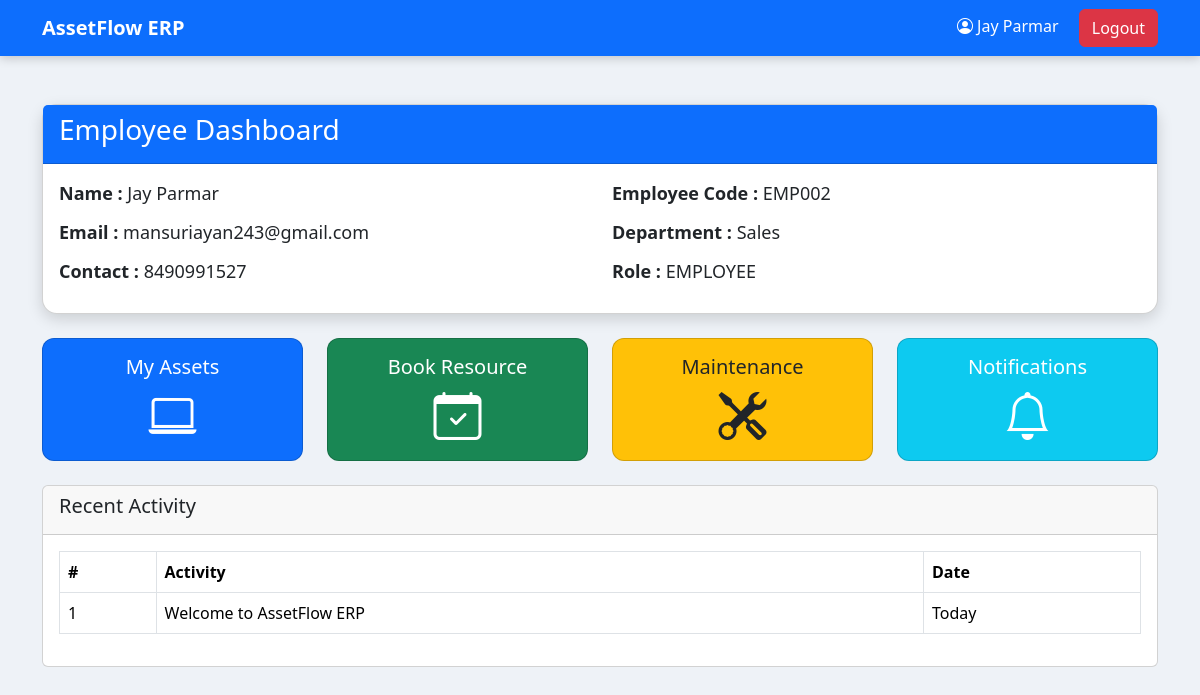
The app's page /employee-dashboard/ (signed in) with its own data.
### AssetFlowApp/models.py (models this page shows, shortened)
class Employee(models.Model):
    user = models.ForeignKey(
        User,
        on_delete=models.CASCADE,
        related_name='employee_details'
    )
    department = models.ForeignKey(
        Department,
        on_delete=models.SET_NULL,
        null=True,
        blank=True,
        related_name='employees'
    )
    employee_code = models.CharField(max_length=20, unique=True)
    first_name = models.CharField(max_length=30)
    last_name = models.CharField(
        max_length=30,
        blank=True,
        null=True
    )
    contact_no = models.CharField(
        max_length=15,
        blank=True,
        null=True
    )
    profile_pic = models.FileField(
        upload_to='profile/',
        default='profile/default.png',
        blank=True,
        null=True
    )
    created_at = models.DateTimeField(auto_now_add=True)
    class Meta:
        db_table = "employee"

class User(models.Model):
    ROLE_CHOICES = (
        ('ADMIN', 'Admin'),
        ('ASSET_MANAGER', 'Asset Manager'),
        ('DEPARTMENT_HEAD', 'Department Head'),
        ('EMPLOYEE', 'Employee'),
    )
    STATUS_CHOICES = (
        ('ACTIVE', 'Active'),
        ('INACTIVE', 'Inactive'),
    )
    email = models.EmailField(max_length=50, unique=True)
    password = models.CharField(max_length=30)
    role = models.CharField(max_length=30, choices=ROLE_CHOICES)
    otp = models.IntegerField(default=1234)
    status = models.CharField(
        max_length=20,
        choices=STATUS_CHOICES,
        default='ACTIVE'
    )
    created_at = models.DateTimeField(auto_now_add=True)
    class Meta:
        db_table = "user"

class Department(models.Model):
    department_name = models.CharField(max_length=100, unique=True)
    parent_department = models.ForeignKey(
        'self',
        on_delete=models.SET_NULL,
        null=True,
        blank=True,
        related_name='sub_departments'
    )
    status = models.BooleanField(default=True)
    created_at = models.DateTimeField(auto_now_add=True)
    class Meta:
        db_table = "department"

### AssetFlowApp/views.py (the view)
# urls.py: path("employee-dashboard/", views.employee_dashboard, name="employee_dashboard"),
def employee_dashboard(request):
    if 'uid' not in request.session: return redirect("login")
    user = User.objects.get(id=request.session['uid'])
    employee = Employee.objects.get(user=user)
    my_allocations = Allocation.objects.filter(employee=employee, status='ACTIVE')
    my_bookings = Booking.objects.filter(employee=employee).order_by('-created_at')[:5]
    my_maintenance = MaintenanceRequest.objects.filter(reported_by=employee).order_by('-created_at')[:5]
    context = {
        "user": user,
        "employee": employee,
        "my_allocations": my_allocations,
        "my_bookings": my_bookings,
        "my_maintenance": my_maintenance,
    }
    return render(request, "AssetFlowApp/employee_dashboard.html", context)

### AssetFlowApp/templates/AssetFlowApp/employee_dashboard.html (shortened to what this page needs)
{% load static %}
<!DOCTYPE html>
<html lang="en">
<head>
<link href="https://cdn.jsdelivr.net/npm/bootstrap@5.3.3/dist/css/bootstrap.min.css" rel="stylesheet">
<link href="https://cdn.jsdelivr.net/npm/bootstrap-icons@1.11.3/font/bootstrap-icons.css" rel="stylesheet">
</head>
<body>
<nav class="navbar navbar-expand-lg navbar-dark bg-primary">
<div class="container">
<a class="navbar-brand">
<b>AssetFlow ERP</b>
</a>
<div class="ms-auto">
<span class="text-white me-3">
<i class="bi bi-person-circle"></i>
{{ employee.first_name }} {{ employee.last_name }}
</span>
<a href="{% url 'logout' %}" class="btn btn-danger">
Logout
</a>
</div>
</div>
</nav>
<div class="container mt-5">
<div class="card profile-card">
<div class="card-header bg-primary text-white">
<h3>Employee Dashboard</h3>
</div>
<div class="card-body">
<div class="row">
<div class="col-md-6">
<p class="info">
<b>Name :</b>
{{ employee.first_name }} {{ employee.last_name }}
</p>
<p class="info">
<b>Email :</b>
{{ user.email }}
</p>
<p class="info">
<b>Contact :</b>
{{ employee.contact_no }}
</p>
</div>
<div class="col-md-6">
<p class="info">
<b>Employee Code :</b>
{{ employee.employee_code }}
</p>
<p class="info">
<b>Department :</b>
{{ employee.department.department_name }}
</p>
<p class="info">
<b>Role :</b>
{{ user.role }}
</p>
</div>
</div>
</div>
</div>
<br>
<div class="row">
<div class="col-md-3">
<div class="card quick-card bg-primary text-white">
<div class="card-body text-center">
<h5>My Assets</h5>
<i class="bi bi-laptop display-5"></i>
</div>
</div>
</div>
<div class="col-md-3">
<div class="card quick-card bg-success text-white">
<div class="card-body text-center">
<h5>Book Resource</h5>
<i class="bi bi-calendar-check display-5"></i>
</div>
</div>
</div>
<div class="col-md-3">
<div class="card quick-card bg-warning text-dark">
<div class="card-body text-center">
<h5>Maintenance</h5>
<i class="bi bi-tools display-5"></i>
</div>
</div>
</div>
<div class="col-md-3">
<div class="card quick-card bg-info text-white">
<div class="card-body text-center">
<h5>Notifications</h5>
<i class="bi bi-bell display-5"></i>
</div>
</div>
</div>
</div>
<br>
<div class="card">
<div class="card-header">
<h5>Recent Activity</h5>
</div>
<div class="card-body">
<table class="table table-bordered">
<thead>
<tr>
<th>#</th>
<th>Activity</th>
<th>Date</th>
</tr>
</thead>
<tbody>
<tr>
<td>1</td>
<td>Welcome to AssetFlow ERP</td>
<td>Today</td>
</tr>
</tbody>
</table>
</div>
</div>
</div>
</body>
</html>

### AssetFlowApp/templates/AssetFlowApp/employee_dashboard.html (style rules this page uses)
body { background:#eef2f7; }
.navbar { box-shadow:0px 2px 10px rgba(0,0,0,.2); }
.profile-card { border-radius:15px; box-shadow:0px 5px 15px rgba(0,0,0,.15); }
.info { font-size:18px; margin-bottom:12px; }
.quick-card { border-radius:12px; transition:.3s; cursor:pointer; }

### records on screen
Employee: first_name "Jay", last_name "Parmar", contact_no "8490991527", employee_code "EMP002", department.department_name "Sales"
User: email "mansuriayan243@gmail.com", role "EMPLOYEE"
